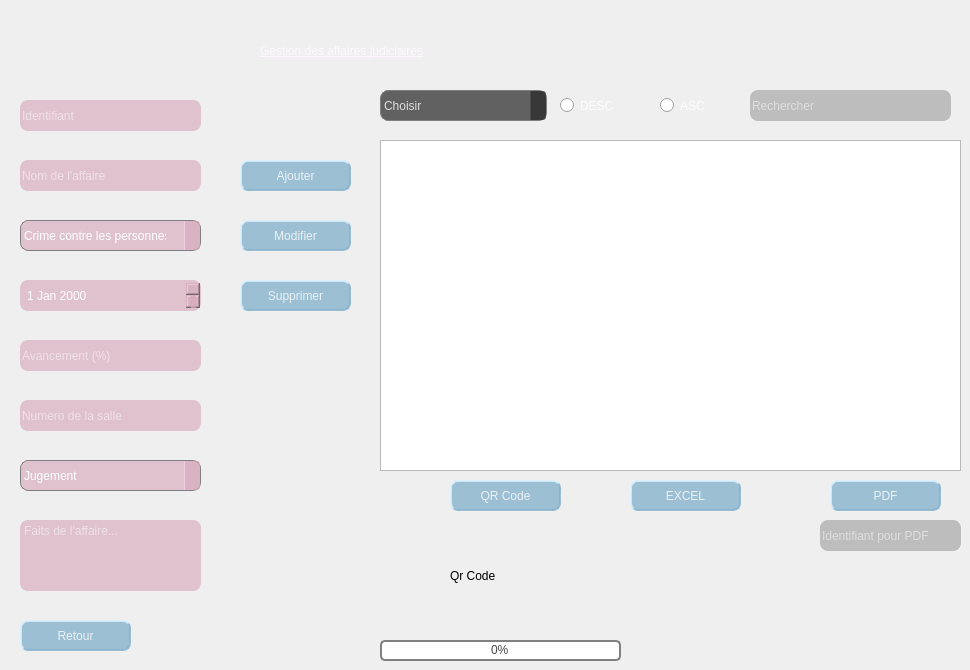
      <widget class="QWidget" name="p1">
       <attribute name="title">
        <string>CRUD</string>
       </attribute>
       <widget class="QLineEdit" name="le_avancement">
        <property name="geometry">
         <rect>
          <x>20</x>
          <y>340</y>
          <width>181</width>
          <height>31</height>
         </rect>
        </property>
        <property name="styleSheet">
         <string notr="true">QLineEdit#le_avancement{ 
                         border-radius: 8px; 
                        color: rgb(255, 255, 255);
                         background-color: rgba(214, 171, 189, 170);
	font: 75 8pt &quot;Helvetica&quot;;

 } 

                         QLineEdit#le_avancement:focus { 
                         
                      border-radius: 8px; 
                 
                         color:rgb(0, 0, 0); 

                         background-color:rgba(242, 217, 236, 180);


} </string>
        </property>
        <property name="placeholderText">
         <string>Avancement (%)</string>
        </property>
       </widget>
       <widget class="QTableView" name="tab_affaire">
        <property name="geometry">
         <rect>
          <x>380</x>
          <y>140</y>
          <width>581</width>
          <height>331</height>
         </rect>
        </property>
        <property name="styleSheet">
         <string notr="true">
QTabWidget#tab_affaire::pane {
    border: 1px rgb(55, 100, 109, 170);

background: rgba(137, 127, 148, 170);

	font: 75 8pt &quot;Helvetica&quot;;
}

QTabWidget#tab_affaire::tab-bar:top {
    top: 1px;
background: rgba(137, 127, 148, 170);


}

QTabWidget#tab_affaire::tab-bar:bottom {
    bottom: 1px;
}

QTabWidget#tab_affaire::tab-bar:left {
    right: 1px;
}

QTabWidget#tab_affaire::tab-bar:right {
    left: 1px;
}

QTabWidget#tab_affaire::tab {
    border: 1px rgba(137, 127, 148, 170);
}

QTabWidget#tab_affaire::tab:selected {
    background:rgba(137, 127, 148, 170);
}

QTabWidget#tab_affaire::tab:!selected {
    background:  rgba(137, 127, 148, 170);
}

QTabWidget#tab_affaire::tab:!selected:hover {
background: rgba(137, 127, 148, 170);
}

QTabWidget#tab_affaire::tab:top:!selected {
    margin-top: 3px;
background: rgba(103, 109, 114, 150);
}

QTabWidget#tab_affaire::tab:bottom:!selected {
    margin-bottom: 3px;
background:  rgba(137, 127, 148, 170);
}

QTabWidget#tab_affaire:tab:top, QTabBar::tab:bottom {
    min-width: 8ex;
    margin-right: -1px;
    padding: 5px 10px 5px 10px;
background:  rgba(137, 127, 148, 170);
}

QTabWidget#tab_affaire::tab:top:selected {
    border-bottom-color: none;
}

QTabWidget#tab_affaire::tab:bottom:selected {
    border-top-color: none;
}

QTabBar::tab:top:last, QTabBar::tab:bottom:last,
QTabBar::tab:top:only-one, QTabBar::tab:bottom:only-one {
    margin-right: 0;
}

QTabBar::tab:left:!selected {
    margin-right: 3px;
}

QTabBar::tab:right:!selected {
    margin-left: 3px;
}

QTabBar::tab:left, QTabBar::tab:right {
    min-height: 8ex;
    margin-bottom: -1px;
    padding: 10px 5px 10px 5px;
}

QTabBar::tab:left:selected {
    border-left-color: none;
}

QTabBar::tab:right:selected {
    border-right-color: none;
}

QTabBar::tab:left:last, QTabBar::tab:right:last,
QTabBar::tab:left:only-one, QTabBar::tab:right:only-one {
    margin-bottom: 0;
}


QTableView::item:selected { color:#005B51; background:rgba(255, 204, 226, 170); font-weight:900; }
                           QTableCornerButton::section { background-color:#686A7A; }
                           QHeaderView::section { color:#005B51; backgrouncolor:#005B51;}
/*
QTableView {
    selection-background-color: #C3C7B8;
}

QTableView QTableCornerButton::section {
    background:  #C3C7B8;
border: 0.5px outset black;
   
}
*/

QScrollBar:horizontal {
  border: 2px solid grey;
     background:  rgba(91, 100, 111, 200);
     width: 15px;
     margin: 22px 0 22px 0;
}
QScrollBar::handle:horizontal {
    background: rgba(214, 171, 189, 170);
     min-height: 20px;

}
QScrollBar::add-line:horizontal {
      border: 2px rgba(91, 100, 111, 200);
     background:  rgba(91, 100, 111, 200);
     height: 20px;
     subcontrol-position: bottom;
     subcontrol-origin: margin;
}

QScrollBar::sub-line:horizontal {
    border: 2px rgba(91, 100, 111, 200);
     background:  rgba(91, 100, 111, 200);
     height: 20px;
     subcontrol-position: top;
     subcontrol-origin: margin;
}
 QScrollBar::up-arrow:horizontal, QScrollBar::down-arrow:horizontal{
     border: 2px rgba(214, 171, 189, 170);
     width: 3px;
     height: 3px;
     background:  rgba(91, 100, 111, 200);
 }

 QScrollBar::add-page:horizontal, QScrollBar::sub-page:horizontal {
     background: none;
 }






 QScrollBar:vertical {
     border: 2px solid grey;
     background:  rgba(91, 100, 111, 200);
     width: 15px;
     margin: 22px 0 22px 0;
 }
 QScrollBar::handle:vertical {
     background: rgba(214, 171, 189, 170);
     min-height: 20px;
 }
 QScrollBar::add-line:vertical {
     border: 2px rgba(91, 100, 111, 200);
     background:  rgba(91, 100, 111, 200);
     height: 20px;
     subcontrol-position: bottom;
     subcontrol-origin: margin;
 }

 QScrollBar::sub-line:vertical {
     border: 2px rgba(91, 100, 111, 200);
     background:  rgba(91, 100, 111, 200);
     height: 20px;
     subcontrol-position: top;
     subcontrol-origin: margin;
 }

 QScrollBar::up-arrow:vertical, QScrollBar::down-arrow:vertical {
     border: 2px rgba(214, 171, 189, 170);
     width: 3px;
     height: 3px;
     background:  rgba(91, 100, 111, 200);
 }

 QScrollBar::add-page:vertical, QScrollBar::sub-page:vertical {
     background: none;
 }


</string>
        </property>
       </widget>
       <widget class="QRadioButton" name="radioButton_2">
        <property name="geometry">
         <rect>
          <x>560</x>
          <y>70</y>
          <width>121</width>
          <height>71</height>
         </rect>
        </property>
        <property name="styleSheet">
         <string notr="true">QRadioButton#radioButton_2{
font: 81 8pt &quot;Open Sans ExtraBold&quot;;
color: rgba(255, 255, 255, 215);
}
</string>
        </property>
        <property name="text">
         <string>DESC</string>
        </property>
       </widget>
       <widget class="QProgressBar" name="progressBar">
        <property name="geometry">
         <rect>
          <x>380</x>
          <y>640</y>
          <width>241</width>
          <height>21</height>
         </rect>
        </property>
        <property name="styleSheet">
         <string notr="true">QProgressBar #progressBar{
    border: 2px solid grey;
    border-radius: 5px;
color: rgb(71, 71, 71);
}

QProgressBar#progressBar::chunk {
    background-color: #05B8CC;
    width: 20px;
color: rgb(71, 71, 71);
}

QProgressBar#progressBar {
    border: 2px solid grey;
    border-radius: 5px;
    text-align: center;
color: rgb(71, 71, 71);
}

QProgressBar#progressBar::chunk {
    background-color: #CD96CD;
    width: 10px;
    margin: 0.5px;
color: rgb(71, 71, 71);
}</string>
        </property>
        <property name="value">
         <number>0</number>
        </property>
       </widget>
       <widget class="QLineEdit" name="le_id">
        <property name="geometry">
         <rect>
          <x>20</x>
          <y>100</y>
          <width>181</width>
          <height>31</height>
         </rect>
        </property>
        <property name="styleSheet">
         <string notr="true">QLineEdit#le_id{ 
                         border-radius: 8px; 
                        color: rgb(255, 255, 255);
                         background-color: rgba(214, 171, 189, 170);
	font: 75 8pt &quot;Helvetica&quot;;

 } 

                         QLineEdit#le_id:focus { 
                         
                      border-radius: 8px; 
                 
                         color:rgb(0, 0, 0); 

                         background-color:rgba(242, 217, 236, 180);


} </string>
        </property>
        <property name="text">
         <string/>
        </property>
        <property name="placeholderText">
         <string>Identifiant</string>
        </property>
       </widget>
       <widget class="QPushButton" name="pushButton_modifier">
        <property name="geometry">
         <rect>
          <x>240</x>
          <y>220</y>
          <width>111</width>
          <height>31</height>
         </rect>
        </property>
        <property name="styleSheet">
         <string notr="true">QPushButton#pushButton_modifier{
 background-color: rgba(133, 177, 204, 200);
    border-style: outset;
    border-width: 2px;
    border-radius: 8px;
    border-color:rgba(133, 177, 204, 200);
    
	font: 81 8pt &quot;Open Sans Condensed ExtraBold&quot;;
	
text-color: white;
   
    padding: 4px;
	color:rgba(255, 255, 255, 200);
}
QPushButton#pushButton_modifierr:pressed{
     background-color:rgba(202, 247, 255, 200);
color:rgba(0, 0, 0, 200);

    border-style: inset;
}


</string>
        </property>
        <property name="text">
         <string>Modifier</string>
        </property>
       </widget>
       <widget class="QPushButton" name="pb_supprimer">
        <property name="geometry">
         <rect>
          <x>240</x>
          <y>280</y>
          <width>111</width>
          <height>31</height>
         </rect>
        </property>
        <property name="styleSheet">
         <string notr="true">QPushButton#pb_supprimer{
    background-color: rgba(133, 177, 204, 200);
    border-style: outset;
    border-width: 2px;
    border-radius: 8px;
    border-color:rgba(133, 177, 204, 200);
    
	font: 81 8pt &quot;Open Sans Condensed ExtraBold&quot;;
	
text-color: white;
   
    padding: 4px;
	color:rgba(255, 255, 255, 200);
}
QPushButton#pb_supprimer:pressed {
    background-color:rgba(202, 247, 255, 200);
color:rgba(0, 0, 0, 200);

    border-style: inset;
}</string>
        </property>
        <property name="text">
         <string>Supprimer</string>
        </property>
       </widget>
       <widget class="QPushButton" name="excel">
        <property name="geometry">
         <rect>
          <x>630</x>
          <y>480</y>
          <width>111</width>
          <height>31</height>
         </rect>
        </property>
        <property name="styleSheet">
         <string notr="true">QPushButton#excel{
    background-color: rgba(133, 177, 204, 200);
    border-style: outset;
    border-width: 2px;
    border-radius: 8px;
    border-color:rgba(133, 177, 204, 200);
    
	font: 81 8pt &quot;Open Sans Condensed ExtraBold&quot;;
	
text-color: white;
   
    padding: 4px;
	color:rgba(255, 255, 255, 200);
}
QPushButton#excel:pressed {
    background-color:rgba(202, 247, 255, 200);
color:rgba(0, 0, 0, 200);

    border-style: inset;
}</string>
        </property>
        <property name="text">
         <string>EXCEL</string>
        </property>
       </widget>
       <widget class="QPushButton" name="pdf">
        <property name="geometry">
         <rect>
          <x>830</x>
          <y>480</y>
          <width>111</width>
          <height>31</height>
         </rect>
        </property>
        <property name="styleSheet">
         <string notr="true">QPushButton#pdf {
      background-color: rgba(133, 177, 204, 200);
    border-style: outset;
    border-width: 2px;
    border-radius: 8px;
    border-color:rgba(133, 177, 204, 200);
    
	font: 81 8pt &quot;Open Sans Condensed ExtraBold&quot;;
	
text-color: white;
   
    padding: 4px;
	color:rgba(255, 255, 255, 200);
}
QPushButton#pdf:pressed {
  
   background-color:rgba(202, 247, 255, 200);
color:rgba(0, 0, 0, 200);

    border-style: inset;
}


</string>
        </property>
        <property name="text">
         <string>PDF</string>
        </property>
       </widget>
       <widget class="QPushButton" name="bp_ajouter">
        <property name="geometry">
         <rect>
          <x>240</x>
          <y>160</y>
          <width>111</width>
          <height>31</height>
         </rect>
        </property>
        <property name="styleSheet">
         <string notr="true">QPushButton#bp_ajouter{
      background-color: rgba(133, 177, 204, 200);
    border-style: outset;
    border-width: 2px;
    border-radius: 8px;
    border-color:rgba(133, 177, 204, 200);
    
	font: 81 8pt &quot;Open Sans Condensed ExtraBold&quot;;
	
text-color: white;
   
    padding: 4px;
	color:rgba(255, 255, 255, 200);
}
QPushButton#bp_ajouter:pressed{
      background-color:rgba(202, 247, 255, 200);
color:rgba(0, 0, 0, 200);

    border-style: inset;
}


</string>
        </property>
        <property name="text">
         <string>Ajouter</string>
        </property>
       </widget>
       <widget class="QRadioButton" name="radioButton">
        <property name="geometry">
         <rect>
          <x>660</x>
          <y>70</y>
          <width>91</width>
          <height>71</height>
         </rect>
        </property>
        <property name="styleSheet">
         <string notr="true">/*QRadioButton::indicator {
    width: 13px;
    height: 13px;
}

QRadioButton::indicator::unchecked {
    image: url(:/images/radiobutton_unchecked.png);
}

QRadioButton::indicator:unchecked:hover {
    image: url(:/images/radiobutton_unchecked_hover.png);
}

QRadioButton::indicator:unchecked:pressed {
    image: url(:/images/radiobutton_unchecked_pressed.png);
}

QRadioButton::indicator::checked {
    image: url(:/images/radiobutton_checked.png);
}

QRadioButton::indicator:checked:hover {
    image: url(:/images/radiobutton_checked_hover.png);
}

QRadioButton::indicator:checked:pressed {
    image: url(:/images/radiobutton_checked_pressed.png);
}
*/
QRadioButton#radioButton{

font: 81 8pt &quot;Open Sans ExtraBold&quot;;
color: rgba(255, 255, 255, 215);
}
</string>
        </property>
        <property name="text">
         <string>ASC</string>
        </property>
       </widget>
       <widget class="QPushButton" name="qr_code">
        <property name="geometry">
         <rect>
          <x>450</x>
          <y>480</y>
          <width>111</width>
          <height>31</height>
         </rect>
        </property>
        <property name="styleSheet">
         <string notr="true">QPushButton#qr_code{
   background-color: rgba(133, 177, 204, 200);
    border-style: outset;
    border-width: 2px;
    border-radius: 8px;
    border-color:rgba(133, 177, 204, 200);
    
	font: 81 8pt &quot;Open Sans Condensed ExtraBold&quot;;
	
text-color: white;
   
    padding: 4px;
	color:rgba(255, 255, 255, 200);
}
QPushButton#qr_code:pressed {
    background-color:rgba(202, 247, 255, 200);
color:rgba(0, 0, 0, 200);

    border-style: inset;
}




</string>
        </property>
        <property name="text">
         <string>QR Code</string>
        </property>
       </widget>
       <widget class="QLineEdit" name="le_nom">
        <property name="geometry">
         <rect>
          <x>20</x>
          <y>160</y>
          <width>181</width>
          <height>31</height>
         </rect>
        </property>
        <property name="styleSheet">
         <string notr="true">QLineEdit#le_nom{ 
                         border-radius: 8px; 
                        color: rgb(255, 255, 255);
                         background-color: rgba(214, 171, 189, 170);
	
	font: 75 8pt &quot;Helvetica&quot;;

 } 

                         QLineEdit#le_nom:focus { 
                         
                      border-radius: 8px; 
                 
                         color:rgb(0, 0, 0); 

                         background-color:rgba(242, 217, 236, 180);


} </string>
        </property>
        <property name="placeholderText">
         <string>Nom de l'affaire</string>
        </property>
       </widget>
       <widget class="QLineEdit" name="search_tab">
        <property name="geometry">
         <rect>
          <x>750</x>
          <y>90</y>
          <width>201</width>
          <height>31</height>
         </rect>
        </property>
        <property name="styleSheet">
         <string notr="true">QLineEdit#search_tab{ 
                         border-radius: 8px; 
                        color: rgb(255, 255, 255);
                         background-color: rgba(175, 175, 175, 200);

 } 

                         QLineEdit#search_tab:focus { 
                         
                      border-radius: 8px; 
                 
                         color:rgb(0, 0, 0); 

                        background-color: rgb(233, 233, 233,200);


} </string>
        </property>
        <property name="text">
         <string/>
        </property>
        <property name="readOnly">
         <bool>false</bool>
        </property>
        <property name="placeholderText">
         <string>Rechercher</string>
        </property>
       </widget>
       <widget class="QComboBox" name="comboBox">
        <property name="geometry">
         <rect>
          <x>380</x>
          <y>90</y>
          <width>167</width>
          <height>31</height>
         </rect>
        </property>
        <property name="styleSheet">
         <string notr="true">QComboBox#comboBox{
    border: 1px solid gray;
    border-radius: 8px;
    padding: 1px 18px 1px 3px;
    min-width: 6em;

background-color:rgba(38, 38, 38, 180);
	font: 75 8pt &quot;Helvetica&quot;;
color:rgba(255, 255, 255, 200);




}

QComboBox#comboBox:editable {
 background-color:rgba(38, 38, 38, 180);
}

QComboBox#comboBox:!editable, QComboBox::drop-down:editable {
background-color:rgba(38, 38, 38, 180);
}

/* QComboBox gets the &quot;on&quot; state when the popup is open */
QComboBox#comboBox:!editable:on, QComboBox::drop-down:editable:on {
  background-color:rgba(38, 38, 38, 180);
}

QComboBox#comboBox:on { /* shift the text when the popup opens */
    padding-top: 3px;
    padding-left: 4px;
background-color:rgba(38, 38, 38, 180);
}

QComboBox#comboBox::drop-down {
    subcontrol-origin: padding;
    subcontrol-position: top right;
    width: 15px;
background-color:rgba(38, 38, 38, 180);

    border-left-width: 1px;
background-color:rgba(38, 38, 38, 180);
    border-left-style: solid; /* just a single line */
    border-top-right-radius: 3px; /* same radius as the QComboBox */
    border-bottom-right-radius: 3px;
}

QComboBox#comboBox::down-arrow {
    image: url(C:/Users/Chayma/iDesktop/Atelier_Connexion_Chayma-2-20221107T142825Z-001/icons/arrow_down_comboBox.png);

}


QComboBox#comboBox::down-arrow:on { /* shift the arrow when popup is open */
    top: 1px;
    left: 1px;
background: rgba(238, 152, 43, 130);
}</string>
        </property>
        <item>
         <property name="text">
          <string>Choisir</string>
         </property>
        </item>
        <item>
         <property name="text">
          <string>id</string>
         </property>
        </item>
        <item>
         <property name="text">
          <string>Nom</string>
         </property>
        </item>
        <item>
         <property name="text">
          <string>Type</string>
         </property>
        </item>
        <item>
         <property name="text">
          <string>Horraire</string>
         </property>
        </item>
        <item>
         <property name="text">
          <string>Avancement</string>
         </property>
        </item>
        <item>
         <property name="text">
          <string>Faits</string>
         </property>
        </item>
        <item>
         <property name="text">
          <string>Decision</string>
         </property>
        </item>
       </widget>
       <widget class="QComboBox" name="comboBox_decision">
        <property name="geometry">
         <rect>
          <x>20</x>
          <y>460</y>
          <width>181</width>
          <height>31</height>
         </rect>
        </property>
        <property name="styleSheet">
         <string notr="true">QComboBox#comboBox_decision{
    border: 1px solid gray;
    border-radius: 8px;
    padding: 1px 18px 1px 3px;
    min-width: 6em;
background-color: rgba(214, 171, 189, 170);
color:rgb(255, 255, 255);
	font: 75 8pt &quot;Helvetica&quot;;
}

QComboBox#comboBox_decision:editable {
    background:  rgba(242, 217, 236, 180);
}

QComboBox#comboBox_decision:!editable, QComboBox::drop-down:editable {
     background:  rgba(214, 171, 189, 170);
}

/* QComboBox gets the &quot;on&quot; state when the popup is open */
QComboBox#comboBox_decision:!editable:on, QComboBox::drop-down:editable:on {
    background: rgba(214, 171, 189, 170);
}

QComboBox#comboBox_decision:on { /* shift the text when the popup opens */
    padding-top: 3px;
    padding-left: 4px;
}

QComboBox#comboBox_decision::drop-down {
    subcontrol-origin: padding;
    subcontrol-position: top right;
    width: 15px;
background: rgba(214, 171, 189, 170);

    border-left-width: 1px;
    border-left-color: rgba(242, 217, 236, 180);
    border-left-style: solid; /* just a single line */
    border-top-right-radius: 3px; /* same radius as the QComboBox */
    border-bottom-right-radius: 3px;
}

QComboBox#comboBox_decision::down-arrow {
    image: url(C:/Users/Chayma/iDesktop/Atelier_Connexion_Chayma-2-20221107T142825Z-001/icons/arrow_down_comboBox.png);

}


QComboBox#comboBox_decision::down-arrow:on { /* shift the arrow when popup is open */
    top: 1px;
    left: 1px;
background: rgba(242, 217, 236, 180);
}</string>
        </property>
        <item>
         <property name="text">
          <string>Jugement</string>
         </property>
        </item>
        <item>
         <property name="text">
          <string>Ordonnance</string>
         </property>
        </item>
        <item>
         <property name="text">
          <string>Arret</string>
         </property>
        </item>
       </widget>
       <widget class="QComboBox" name="typeee">
        <property name="geometry">
         <rect>
          <x>20</x>
          <y>220</y>
          <width>181</width>
          <height>31</height>
         </rect>
        </property>
        <property name="styleSheet">
         <string notr="true">QComboBox#typeee{
    border: 1px solid gray;
    border-radius: 8px;
    padding: 1px 18px 1px 3px;
    min-width: 6em;
background-color: rgba(214, 171, 189, 170);
color:rgb(255, 255, 255);
	font: 75 6pt &quot;Helvetica&quot;;
}

QComboBox#typeee:editable {
    background:  rgba(242, 217, 236, 180);
}

QComboBox#typeee:!editable, QComboBox::drop-down:editable {
     background:  rgba(214, 171, 189, 170);
}

/* QComboBox gets the &quot;on&quot; state when the popup is open */
QComboBox#typeee:!editable:on, QComboBox::drop-down:editable:on {
    background: rgba(214, 171, 189, 170);
}

QComboBox#typeee:on { /* shift the text when the popup opens */
    padding-top: 3px;
    padding-left: 4px;
}

QComboBox#typeee::drop-down {
    subcontrol-origin: padding;
    subcontrol-position: top right;
    width: 15px;
background: rgba(214, 171, 189, 170);

    border-left-width: 1px;
    border-left-color: rgba(242, 217, 236, 180);
    border-left-style: solid; /* just a single line */
    border-top-right-radius: 3px; /* same radius as the QComboBox */
    border-bottom-right-radius: 3px;
}

QComboBox#typeee::down-arrow {
    image: url(C:/Users/Chayma/iDesktop/Atelier_Connexion_Chayma-2-20221107T142825Z-001/icons/arrow_down_comboBox.png);

}


QComboBox#typeee::down-arrow:on { /* shift the arrow when popup is open */
    top: 1px;
    left: 1px;
background: rgba(242, 217, 236, 180);
}</string>
        </property>
        <item>
         <property name="text">
          <string>Crime contre les personnes</string>
         </property>
        </item>
        <item>
         <property name="text">
          <string>Crime contre les biens</string>
         </property>
        </item>
        <item>
         <property name="text">
          <string>Crime contre la nation</string>
         </property>
        </item>
        <item>
         <property name="text">
          <string>Crime  de guerre</string>
         </property>
        </item>
       </widget>
       <widget class="QLineEdit" name="id_label">
        <property name="geometry">
         <rect>
          <x>820</x>
          <y>520</y>
          <width>141</width>
          <height>31</height>
         </rect>
        </property>
        <property name="styleSheet">
         <string notr="true">QLineEdit#id_label{ 
                 border-radius: 8px; 
                        color: rgb(255, 255, 255);
                         background-color: rgba(175, 175, 175, 200);
 } 

                         QLineEdit#id_label:focus { 
                     
                      border-radius: 8px; 
                 
                         color:rgb(0, 0, 0); 

                        background-color: rgb(233, 233, 233,200);



} 

</string>
        </property>
        <property name="placeholderText">
         <string>Identifiant pour PDF</string>
        </property>
       </widget>
       <widget class="QTextEdit" name="textEdit_faits">
        <property name="geometry">
         <rect>
          <x>20</x>
          <y>520</y>
          <width>181</width>
          <height>71</height>
         </rect>
        </property>
        <property name="styleSheet">
         <string notr="true">QTextEdit#textEdit_faits{ 
                         border-radius: 8px; 
                        color: rgb(255, 255, 255);
	font: 75 8pt &quot;Helvetica&quot;;
                         background-color: rgba(214, 171, 189, 170);

 } 

                 QTextEdit#textEdit_faits:focus { 
                         
                      border-radius: 8px; 
                 
                         color:rgb(0, 0, 0); 

                         background-color:rgba(242, 217, 236, 180);


} </string>
        </property>
        <property name="placeholderText">
         <string>Faits de l'affaire...</string>
        </property>
       </widget>
       <widget class="QLabel" name="label_5">
        <property name="geometry">
         <rect>
          <x>260</x>
          <y>10</y>
          <width>541</width>
          <height>81</height>
         </rect>
        </property>
        <property name="styleSheet">
         <string notr="true">font: 81 22pt &quot;Playfair Display ExtraBold&quot;;
color:rgb(254, 247, 255);
text-decoration: underline;</string>
        </property>
        <property name="text">
         <string>Gestion des affaires judiciaires</string>
        </property>
       </widget>
       <widget class="QPushButton" name="retour_affaires">
        <property name="geometry">
         <rect>
          <x>20</x>
          <y>620</y>
          <width>111</width>
          <height>31</height>
         </rect>
        </property>
        <property name="styleSheet">
         <string notr="true">QPushButton#retour_affaires{
      background-color: rgba(133, 177, 204, 200);
    border-style: outset;
    border-width: 2px;
    border-radius: 8px;
    border-color:rgba(133, 177, 204, 200);
    
	font: 81 8pt &quot;Open Sans Condensed ExtraBold&quot;;
	
text-color: white;
   
    padding: 4px;
	color:rgba(255, 255, 255, 200);
}
QPushButton#retour_affaires:pressed {
  
   background-color:rgba(202, 247, 255, 200);
color:rgba(0, 0, 0, 200);

    border-style: inset;
}


</string>
        </property>
        <property name="text">
         <string>Retour</string>
        </property>
       </widget>
       <widget class="QLabel" name="qrlabel">
        <property name="geometry">
         <rect>
          <x>450</x>
          <y>520</y>
          <width>111</width>
          <height>111</height>
         </rect>
        </property>
        <property name="text">
         <string>Qr Code</string>
        </property>
       </widget>
       <widget class="QDateEdit" name="dateEdit">
        <property name="geometry">
         <rect>
          <x>20</x>
          <y>280</y>
          <width>181</width>
          <height>31</height>
         </rect>
        </property>
        <property name="styleSheet">
         <string notr="true">QDateEdit#dateEdit
{
border-radius: 8px;
border: 2px rgba(214, 171, 189, 170);
background-color : rgba(214, 171, 189, 170);
padding : 5px;
color: rgb(255, 255, 255);
	font: 75 8pt &quot;Helvetica&quot;;
}
QDateEdit#dateEdit::up-arraow
{
border : 2px  rgba(214, 171, 189, 170); 
background-color : rgba(214, 171, 189, 170);

}
QDateEdit#dateEdit::down-arrow
{
border : 2px rgba(214, 171, 189, 170);
background-color : rgba(214, 171, 189, 170);

}</string>
        </property>
       </widget>
       <widget class="QLineEdit" name="num">
        <property name="geometry">
         <rect>
          <x>20</x>
          <y>400</y>
          <width>181</width>
          <height>31</height>
         </rect>
        </property>
        <property name="styleSheet">
         <string notr="true">QLineEdit#num{ 
                         border-radius: 8px; 
                        color: rgb(255, 255, 255);
                         background-color: rgba(214, 171, 189, 170);
	font: 75 8pt &quot;Helvetica&quot;;

 } 

                         QLineEdit#num:focus { 
                         
                      border-radius: 8px; 
                 
                         color:rgb(0, 0, 0); 

                         background-color:rgba(242, 217, 236, 180);


} </string>
        </property>
        <property name="placeholderText">
         <string>Numero de la salle</string>
        </property>
       </widget>
      </widget>
